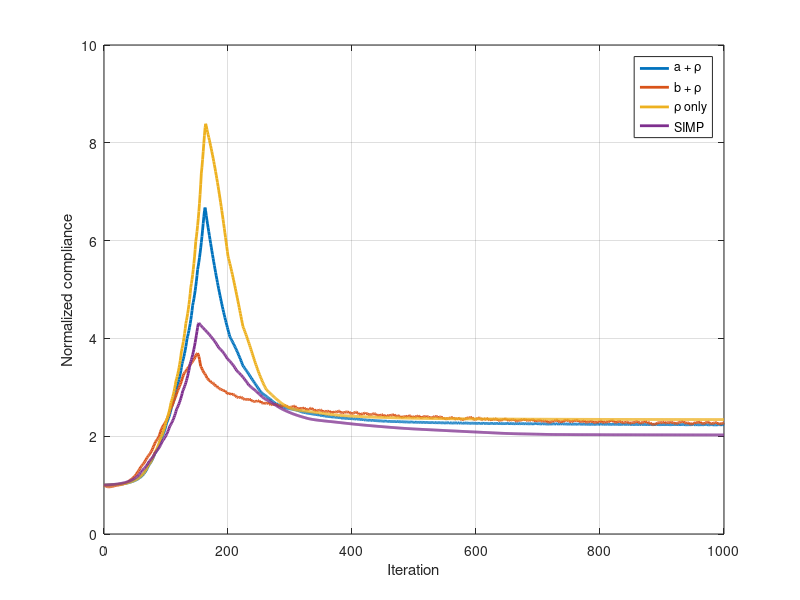
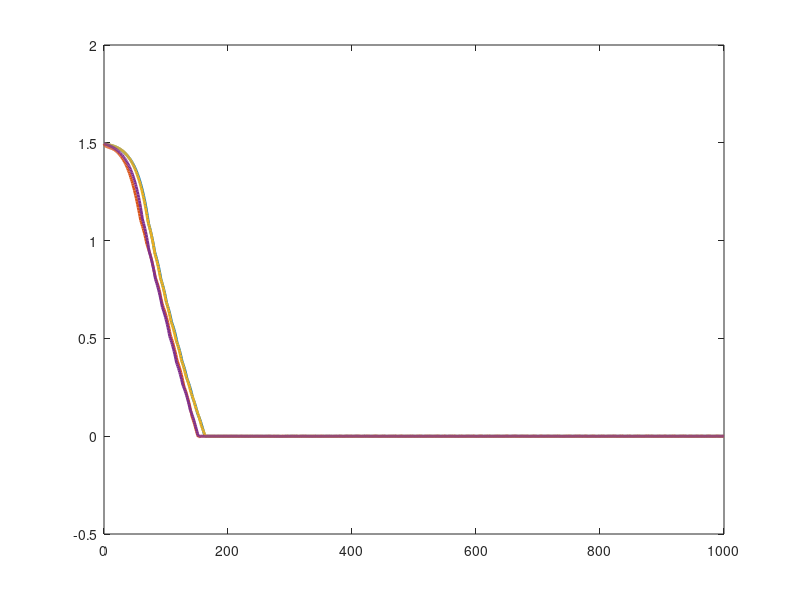

Source code (MATLAB) for these figures, in order: (Note: this script raises an error after producing the figures.)
clear
clc
close all

outFolder = 'Comparison_TopOpt_4Cases';

if ~exist(outFolder,'dir')
    mkdir(outFolder);
end

A = load('Result_A_Rho.mat');
B = load('Result_B_Rho.mat');
C = load('Result_RhoOnly.mat');
D = load('Result_SIMP.mat');

ARho    = A.R;
BRho    = B.R;
RhoOnly = C.R;
SIMP    = D.R;

J1 = ARho.compliance(:);
J2 = BRho.compliance(:);
J3 = RhoOnly.compliance(:);
J4 = SIMP.compliance(:);

it1 = 0:length(J1)-1;
it2 = 0:length(J2)-1;
it3 = 0:length(J3)-1;
it4 = 0:length(J4)-1;

fig = figure( ...
    'Color','w', ...
    'Position',[100 100 900 650]);

plot(it1,J1/J1(1),'LineWidth',2);
hold on
plot(it2,J2/J2(1),'LineWidth',2);
plot(it3,J3/J3(1),'LineWidth',2);
plot(it4,J4/J4(1),'LineWidth',2);

xlabel('Iteration');
ylabel('Normalized compliance');

legend( ...
    'a + \rho', ...
    'b + \rho', ...
    '\rho only', ...
    'SIMP', ...
    'Location','best');

grid on
box on

exportgraphics( ...
    fig, ...
    fullfile(outFolder,'Compliance_Comparison_4Cases.png'), ...
    'Resolution',300);

close(fig)

g1 = ARho.volume(:);
g2 = BRho.volume(:);
g3 = RhoOnly.volume(:);
g4 = SIMP.volume(:);

it1 = 0:length(g1)-1;
it2 = 0:length(g2)-1;
it3 = 0:length(g3)-1;
it4 = 0:length(g4)-1;

fig = figure( ...
    'Color','w', ...
    'Position',[100 100 900 650]);

plot(it1,g1,'LineWidth',2);
hold on
plot(it2,g2,'LineWidth',2);
plot(it3,g3,'LineWidth',2);
plot(it4,g4,'LineWidth',2);

yline(0,'k--','LineWidth',1.5);

xlabel('Iteration');
ylabel('Volume constraint');

legend( ...
    'a + \rho', ...
    'b + \rho', ...
    '\rho only', ...
    'SIMP', ...
    'Target', ...
    'Location','best');

grid on
box on

exportgraphics( ...
    fig, ...
    fullfile(outFolder,'Volume_Comparison_4Cases.png'), ...
    'Resolution',300);

close(fig)

plotField( ...
    ARho.mesh, ...
    ARho.rhoSmooth, ...
    '\rho - a+\rho', ...
    fullfile(outFolder,'Field_Rho_A_Rho.png'));

plotField( ...
    ARho.mesh, ...
    ARho.aSmooth, ...
    'a - a+\rho', ...
    fullfile(outFolder,'Field_A_A_Rho.png'));

plotField( ...
    BRho.mesh, ...
    BRho.rhoSmooth, ...
    '\rho - b+\rho', ...
    fullfile(outFolder,'Field_Rho_B_Rho.png'));

plotField( ...
    BRho.mesh, ...
    BRho.bSmooth, ...
    'b - b+\rho', ...
    fullfile(outFolder,'Field_B_B_Rho.png'));

plotField( ...
    RhoOnly.mesh, ...
    RhoOnly.rhoSmooth, ...
    '\rho - rho only', ...
    fullfile(outFolder,'Field_RhoOnly.png'));

plotField( ...
    SIMP.mesh, ...
    SIMP.rhoSmooth, ...
    '\rho - SIMP', ...
    fullfile(outFolder,'Field_SIMP.png'));

fprintf('\n============================================\n');
fprintf('FINAL RESULTS\n');
fprintf('============================================\n');

fprintf('\na + rho:\n');
fprintf('  compliance = %.12e\n',J1(end));
fprintf('  volume     = %.12e\n',g1(end));

fprintf('\nb + rho:\n');
fprintf('  compliance = %.12e\n',J2(end));
fprintf('  volume     = %.12e\n',g2(end));

fprintf('\nrho only:\n');
fprintf('  compliance = %.12e\n',J3(end));
fprintf('  volume     = %.12e\n',g3(end));

fprintf('\nSIMP:\n');
fprintf('  compliance = %.12e\n',J4(end));
fprintf('  volume     = %.12e\n',g4(end));

fprintf('\n============================================\n');
fprintf('B FIELD\n');
fprintf('============================================\n');

fprintf('b min       = %.8f\n',min(BRho.b));
fprintf('b max       = %.8f\n',max(BRho.b));
fprintf('bSmooth min = %.8f\n',min(BRho.bSmooth));
fprintf('bSmooth max = %.8f\n',max(BRho.bSmooth));

fprintf('\nResults saved in:\n');
fprintf('%s\n',outFolder);

function plotField(meshData,values,ttl,fileName)

    values = values(:);

    fig = figure( ...
        'Color','w', ...
        'Position',[100 100 1000 500]);

    patch( ...
        'Faces',meshData.connec, ...
        'Vertices',meshData.coord, ...
        'FaceVertexCData',values, ...
        'FaceColor','interp', ...
        'EdgeColor','none');

    axis equal
    axis tight

    xlabel('x');
    ylabel('y');

    title(ttl);

    colorbar
    box on

    exportgraphics( ...
        fig, ...
        fileName, ...
        'Resolution',300);

    close(fig)

end
